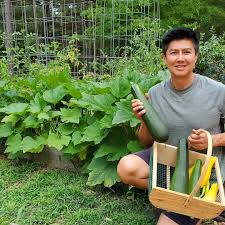
#> input picture CS_Project_1/VAN.jpeg, 225 x 225 px
$ jupyter execute CV_Project_1.ipynb   (shell and % lines are left out)   (text cells are left out)
#> lines starting #> are read from the running program, lines starting #| are printed output that depends on the picture; after the words box and inside, x2 and y2 are one past the last pixel; in counts of white or black regions, pixels touching at a corner belong together
[cell 1]
# import required packages

import cv2
import numpy as np
import matplotlib.pyplot as plt
import math
import time

[cell 2]
# get our image by opencv
image = cv2.imread("VAN.jpeg", cv2.IMREAD_GRAYSCALE)
#> image: shape (225, 225); min 0, max 255, mean 110.8
image = cv2.resize(image, (240, 240), interpolation = cv2.INTER_AREA)
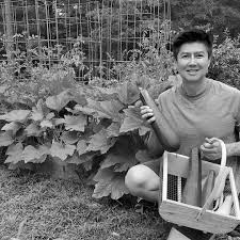
#> image: shape (240, 240); min 0, max 255, mean 110.7

[cell 3]
image.shape
#> Out = (240, 240)

[cell 4]
# Histogram Equalization
def histEq(image):
  '''
  Perform histogram equalization on input image

  Parameters:
      image: 2D array representing the grayscale image.

  Returns:
      np.array: 2D array representing the histogram equalized image.
  '''

  # Part 1: get the shape of the greyscale image
  img = image.astype(np.float32)
  (nrow,ncol) = img.shape
#> nrow = 240; ncol = 240

  # Part 2: Compute the histogram of the image
  hist,bin = np.histogram(image.flatten(), 256, [0, 256])
#> hist = 256 values, max 512 at index 120, min 4 at index 254, mean 225; bin = 257 values from 0 to 256
  # find the cumulative distribution function with cumsum() method
  cdf = np.cumsum(hist)
#> cdf = 256 values from 14 to 57600

  # Part 3: Perform the equalization
  c = nrow*ncol / 255.0 # need to be float here, or integer division
#> c = 225.9
  equal_hist = (1/c) * (cdf / cdf[-1])  # this will give us the equalized histogram
#> equal_hist = 256 values from 1.08e-06 to 0.00443

  # Part 4: Find the image
  # NOTE: this method could work, but very slow, so shift to use np.interp()
  # image_equalized = np.zeros(image.shape)
  #for i in range(nrow):
  #  for j in range(ncol):
  #    image_equalized[i, j] = equal_hist[image[i,j]] # replace the current value with equalized values

  # To speedup the computation, we use the interpolation to speedup computation
  # Flatten the image to a 1D array
  image_flattened = image.flatten()

  # Use numpy's interpolation function to map the old values to the new ones
  image_equalized_flattened = np.interp(image_flattened, np.arange(len(equal_hist)), equal_hist)

  # Reshape the equalized image back to the original shape
  image_equalized = image_equalized_flattened.reshape(image.shape)
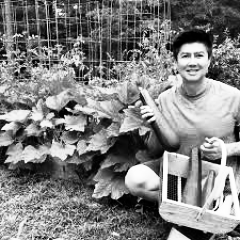
#> image_equalized: shape (240, 240) float64; min 1.08e-06, max 0.00443, mean 0.00223; drawn with min black and max white

  return image_equalized


# show the image
fig, axes = plt.subplots(1, 2, figsize=(12, 6))

# Display the original image
axes[0].imshow(image, cmap='gray')
axes[0].axis('off')
axes[0].set_title('Sample Image')

t = time.time()
# Perform histogram equalization
equalized = histEq(image)
elapsed = time.time() - t

# Display the equalized image
axes[1].imshow(equalized, cmap='gray')
axes[1].axis('off')
axes[1].set_title('Image Equalized')

# Save the figure
plt.savefig("/Users/shaozishan/Desktop/WFU Bruce/大四上/CSC391_CV/CV_HW/CS_Project_1/Part-1-Histeq.png")
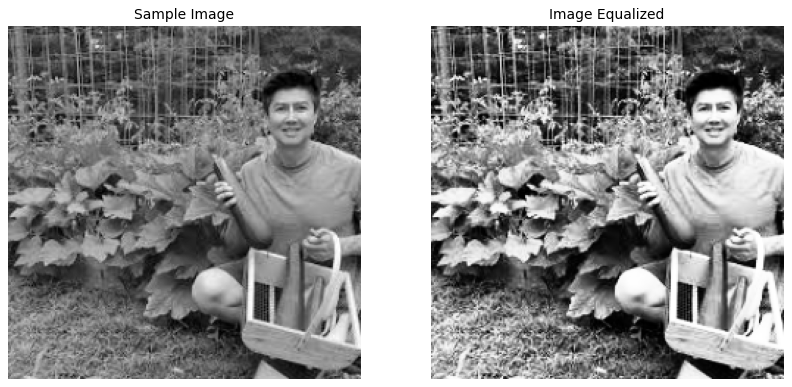
#> figure drawn by matplotlib, 2 panels

plt.show()


print("Total runtime for function (s): ", elapsed)

[cell 5]
# Compares the time of the above method and opencv method
# record time for our method
t = time.time()
# Perform histogram equalization
equalized = histEq(image)
elapsed = time.time() - t

# run the opencv histogram equalization method
# Perform histogram equalization
# record the time for opencv method
t = time.time()
equalized_image = cv2.equalizeHist(image)
elapsed_op = time.time() - t


# show the image generated by the OpenCV method
fig, axes = plt.subplots(1, 2, figsize=(12, 6))

# Display the original image
axes[0].imshow(image, cmap='gray')
axes[0].axis('off')
axes[0].set_title('Sample Image')


# Display the equalized image
axes[1].imshow(equalized_image, cmap='gray')
axes[1].axis('off')
axes[1].set_title('Image Equalized (OpenCV)')

plt.show()

print("My function (s): ", elapsed)
print("Opencv function (s): ", elapsed_op)

[cell 6]
# Convolution Filter

# Convolution with 3 × 3 and 5 × 5 filters.
# Write a Python function called conv that given an image and a 3 × 3
# or a 5 × 5 filter, applies convolution (textbook, page 47-48) to
# filter the image with the given filter and returns a filtered image.

def conv(image, filter):
    """
    Perform 2D convolution using FFT.

    Parameters:
        image: 2D array representing the grayscale image.
        filter: n x n array representing the filter.

    Returns:
        np.array: 2D array representing the convolved image.
    """
    # turn the image to float type
    image = np.array(image).astype(np.float32)

    # Take FFT of the image
    image_fft = np.fft.fft2(image)

    # Zero pad the filter to match the image dimensions
    padded_filter = np.zeros_like(image)
    filter_shape = filter.shape
    padded_filter[:filter_shape[0], :filter_shape[1]] = filter

    # Take FFT of the padded filter
    filter_fft = np.fft.fft2(padded_filter)

    # Perform element-wise multiplication in the frequency domain
    convolved_fft = image_fft * filter_fft

    # Take inverse FFT to get back to the spatial domain
    convolved_img = np.fft.ifft2(convolved_fft)

    # Take only the real part of the inverse FFT output
    convolved_img = np.real(convolved_img)

    return convolved_img


# define the filter
filter1 = np.array([[1,1,4],
                  [5,1,4],
                  [0,0,0]])

filter2 = np.array([[1, 4, 6, 4, 1],
                    [4, 16, 24, 16, 4],
                    [6, 24, 36, 24, 6],
                    [4, 16, 24, 16, 4],
                    [1, 4, 6, 4, 1]
                ]) / 256.0  # gaussian blur


# show the image side by side
fig, axes = plt.subplots(1, 3, figsize=(18, 6))

# Display the original image
axes[0].imshow(image, cmap='gray')
axes[0].axis('off')
axes[0].set_title('Sample Image')


t = time.time()
# Perform histogram equalization
conv1 = conv(image, filter1)
conv2 = conv(image, filter2)
elapsed = time.time() - t

# Display the equalized image
axes[1].imshow(conv1, cmap='gray')
axes[1].axis('off')
axes[1].set_title('Image Convoluted (3*3)')

# Display the equalized image
axes[2].imshow(conv2, cmap='gray')
axes[2].axis('off')
axes[2].set_title('Image Convoluted (5*5)')

# Save the figure
plt.savefig("/Users/shaozishan/Desktop/WFU Bruce/大四上/CSC391_CV/CV_HW/CS_Project_1/Part-1-Conv.png")

plt.show()

print("\nTotal runtime for function (s): ", elapsed)

[cell 7]
# Version 1: conv()

# NOTE: this one is too slow, we can use fast fourier transform to speed it up
# [36 lines left out: function conv_1st, not called in this run]

[cell 8]
# Compares the time of the above method and opencv method

# first to get the time of our convolution method
t = time.time()
# Perform histogram equalization
conv1 = conv(image, filter1)
conv2 = conv(image, filter2)
elapsed = time.time() - t

# run the opencv convolution method
# Perform convolution for image and filters
t = time.time()
image = image.astype('float32')  # pixels need to be floats
# Perform convolution using OpenCV
conv1_opencv = cv2.filter2D(image, -1, filter1)
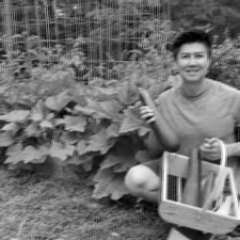
#> conv1_opencv: shape (240, 240) float32; min 25, max 4018, mean 1770.3; drawn with min black and max white
conv2_opencv = cv2.filter2D(image, -1, filter2)
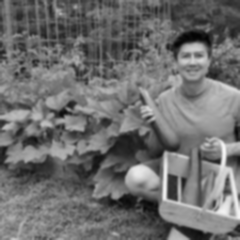
#> conv2_opencv: shape (240, 240) float32; min 3.89, max 244.6, mean 110.7
elapsed_op = time.time() - t


# show the image
fig, axes = plt.subplots(1, 3, figsize=(18, 6))

# Display the original image
axes[0].imshow(image, cmap='gray')
axes[0].axis('off')
axes[0].set_title('Sample Image')

# Display the equalized image
axes[1].imshow(conv1, cmap='gray')
axes[1].axis('off')
axes[1].set_title('Image Convoluted (3*3)')

# Display the equalized image
axes[2].imshow(conv2, cmap='gray')
axes[2].axis('off')
axes[2].set_title('Image Convoluted (5*5)')

plt.show()


print("My function (s): ", elapsed)
print("Opencv function (s): ", elapsed_op)

[cell 9]
def stone_sculpture(image):
  '''
  Stone_sculpture, by its name, turn a grayscaled image to a marble-texture
    stone sculpture. It is done by [1] histogram equalization, [2] image
    unsharp filter, [3] sobel filter

  Parameters:
      image: 2D array representing the grayscale image.

  Returns:
      np.array: 2D array representing the filtered image.
  '''


  (nrow,ncol) = image.shape
#> nrow = 240; ncol = 240
  filtered_image = np.zeros(image.shape)


  # perform the local operator (nonlinear scaling)
  filtered_image = histEq(image)

  # define the unsharpening filter
  unsharp = np.array([[-1, -1, -1],
                    [-1, 9, -1],
                    [-1, -1, -1]])
  filtered_image = conv(filtered_image,unsharp)
#> in conv (call 5), `convolved_img = np.real(convolved_img)`:
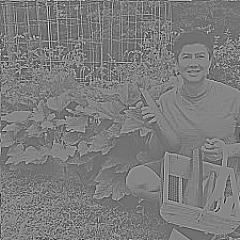
#> convolved_img: shape (240, 240) float64; min -0.0223, max 0.028, mean 0.00223; drawn with min black and max white

  # sobel filter makes the image looks nice
  sobel = np.array([[2,0,-1],
                    [3,0,-2],
                    [2,0,-1]])
  filtered_image = conv(filtered_image,sobel)
#> in conv (call 6), `convolved_img = np.real(convolved_img)`:
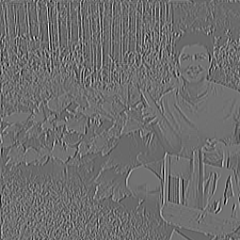
#> convolved_img: shape (240, 240) float64; min -0.141, max 0.201, mean 0.00668; drawn with min black and max white


  return filtered_image


# show the image

fig, axes = plt.subplots(1, 2, figsize=(12, 6))

# Display the original image
axes[0].imshow(image, cmap='gray')
axes[0].axis('off')
axes[0].set_title('Sample Image')

t = time.time()
# Perform histogram equalization
equalized = stone_sculpture(image)
elapsed = time.time() - t

# Display the equalized image
axes[1].imshow(equalized, cmap='gray')
axes[1].axis('off')
axes[1].set_title('Stone Sculpture Filtered')

# Save the figure
plt.savefig("/Users/shaozishan/Desktop/WFU Bruce/大四上/CSC391_CV/CV_HW/CS_Project_1/Part-2-fun_filter.png")

plt.show()

print("Total runtime for function (s): ", elapsed)

[cell 10]
import cv2
import numpy as np

'''
This program provides a real-time interactive filter for users
It will generates two windows: Left -> Grayscale Video | Right -> Filtered Video
Users can interact with the program with keyboard
The program has following functionalities:
    - 'h' : histogram equalization
    - 's' : smoothing filter
    - 'u' : unsharpening filter
    - 'e' : edge detector
    - 'f' : fun_filter
    - 'o' : return to the original (no-filter) video frame
    - 'q' : stop and quit the program
    - 'space' : save the current filtered image to user directory
Note: Filter could not 'add up', if you type s and then h, h will cover the s
'''


# Initialize the video capture
cap = cv2.VideoCapture(0)  # 0 for default camera

# Fixed dimensions for the window
fixed_dim = (630, 360)

# Variable to store the current filter
current_filter = None


# Define filters
# [23 lines left out: functions histeq, smooth, unsharp, not called in this run]


def edge_detector(image):

    # Perform edge detection
    edges = cv2.Canny(image, 100, 200)
    return edges


# [20 lines left out: function fun_filter, not called in this run]


# Create window for interactions
cv2.namedWindow('Original and Processed Frames')

save_counter = 0

# Main loop for capturing frames
while True:

    ret, frame = cap.read()
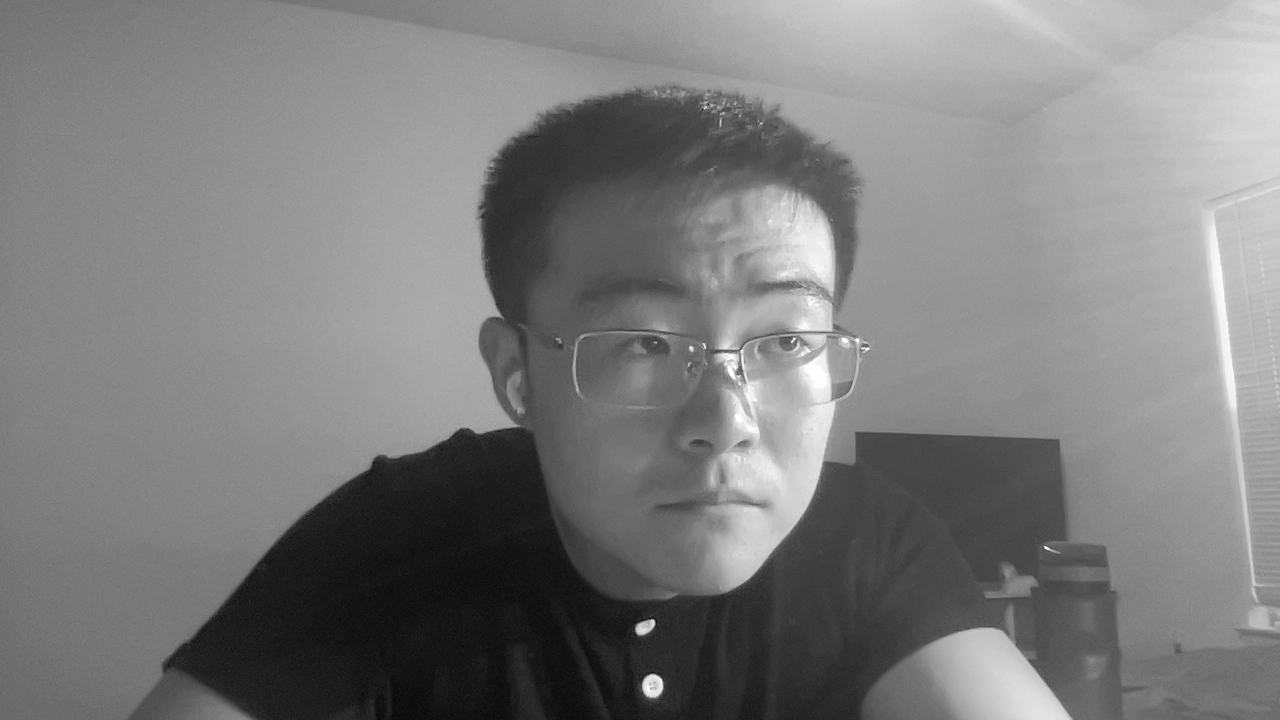
#> input picture CS_Project_1/original.png, 1280 x 720 px, given in place of the camera
#> frame is the input picture: shape (720, 1280, 3); min 5, max 255, mean 124.7
    gray_frame = cv2.cvtColor(frame, cv2.COLOR_BGR2GRAY)


    # User interaction
    key = cv2.waitKey(1)
#> (key e is pressed here)
    if key == ord('h'):
        current_filter = 'histeq'
    elif key == ord('s'):
        current_filter = 'smooth'
    elif key == ord('u'):
        current_filter = 'unsharp'
    elif key == ord('e'):
        current_filter = 'edge'
    elif key == ord('f'):
        current_filter = 'fun'
    elif key == ord('o'):
        current_filter = None

    # Apply the current filter
    if current_filter == 'histeq':
        processed_frame = histeq(gray_frame)
    elif current_filter == 'smooth':
        processed_frame = smooth(gray_frame)
    elif current_filter == 'unsharp':
        processed_frame = unsharp(gray_frame)
    elif current_filter == 'edge':
        processed_frame = edge_detector(gray_frame)
#> in edge_detector, `edges = cv2.Canny(image, 100, 200)`:
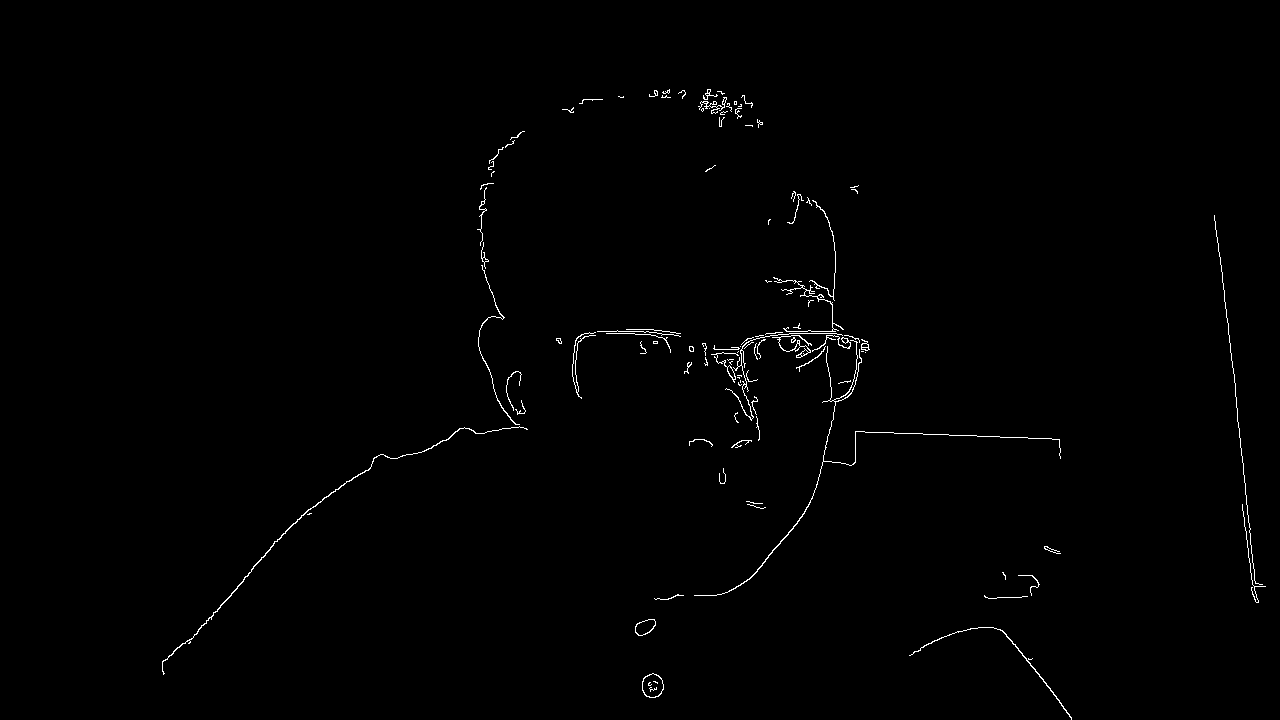
#> edges: shape (720, 1280); 0.65% white in thin lines or dots, all inside (x1, y1, x2, y2) = (162, 89, 1266, 720)
    elif current_filter == 'fun':
        processed_frame = fun_filter(gray_frame)
    else:
        processed_frame = gray_frame


     # Resize the frames
    resized_color = cv2.resize(frame, fixed_dim, interpolation=cv2.INTER_AREA)
    resized_processed = cv2.resize(processed_frame, fixed_dim, interpolation=cv2.INTER_AREA)

    # Show the original colored and processed frames side by side
    both_frames = np.hstack((cv2.cvtColor(resized_color, cv2.COLOR_BGR2GRAY), resized_processed))
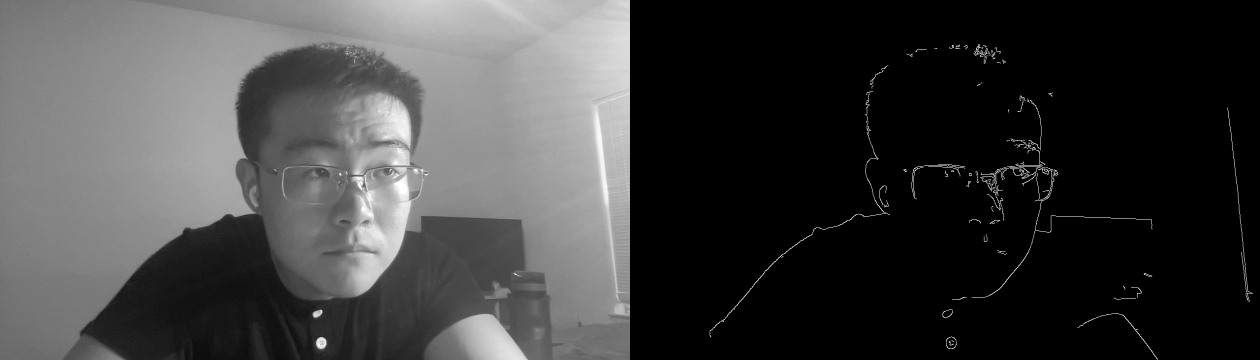
#> both_frames: shape (360, 1260); min 0, max 255, mean 63.2
    cv2.imshow('Original and Processed Frames', both_frames)

    # Exit when 'q' is pressed
    if key == ord('q'):
        break

    # Save the image when 'space' is pressed
    if key == 32:  # ASCII code for space key
        filename = f"/Users/shaozishan/Desktop/WFU Bruce/大四上/CSC391_CV/CV_HW/CS_Project_1/saved_image_{save_counter}.png"
        cv2.imwrite(filename, processed_frame)
        print(f"Image saved at {filename}")
        save_counter += 1

# Release the camera and close the windows
cap.release()
cv2.destroyAllWindows()
